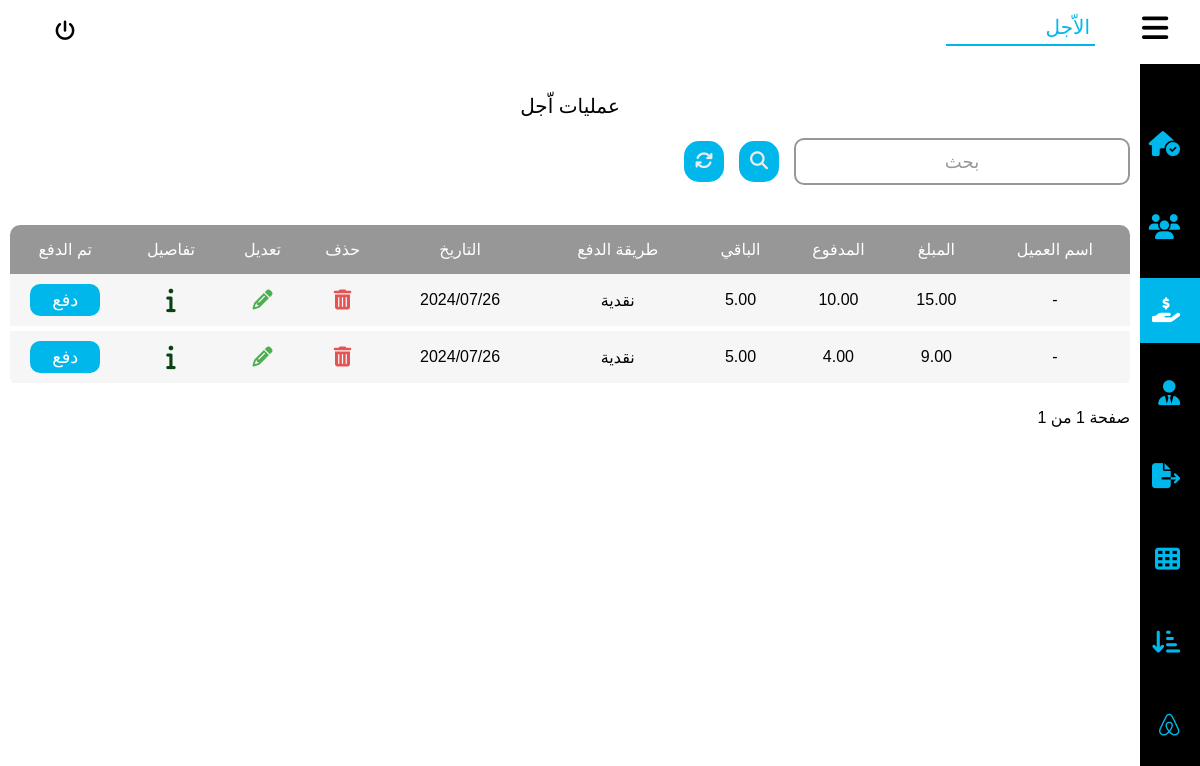
Page /tempsales on the committed database.
### user/models.py (models this page shows, shortened)
class Sale(models.Model):
    client = models.ForeignKey(Client, on_delete=models.CASCADE, null=True, blank=True)
    item = models.ForeignKey(Item, on_delete=models.CASCADE, null=True)
    client_name = models.CharField(max_length=100, blank=True, null=True)
    client_phone = models.CharField(max_length=100, blank=True, null=True)
    crash = models.CharField(max_length=100, blank=True, null=True)
    method = models.CharField(max_length=100, choices=(('محفظة', 'محفظة'), ('نقدية', 'نقدية')), default='نقدية')  # Use choices for 'method'
    date = models.DateTimeField(blank=True, null=True)
    sale_quantity = models.PositiveIntegerField(blank=True, null=True)
    sale_price = models.DecimalField(max_digits=10, decimal_places=2, blank=True, null=True)
    total = models.DecimalField(max_digits=10, decimal_places=2, blank=True, null=True)
    paid = models.DecimalField(max_digits=10, decimal_places=2, blank=True, null=True)
    remain = models.DecimalField(max_digits=10, decimal_places=2, blank=True, null=True)

class Client(models.Model):
    name = models.CharField(max_length=100,blank=True, null=True)
    phone = models.CharField(max_length=100, blank=True, null=True)
    opening_balance = models.DecimalField(max_digits=15, decimal_places=2, blank=True, null=True)
    notes = models.CharField(max_length=100, blank=True, null=True)

### user/views.py (the view)
# urls.py: path('tempsales',views.tempsales, name='tempsales' ),
def tempsales(request):
    pending = Sale.objects.filter(remain__gt=0).order_by("-date")
    page = request.GET.get('page')
    temp_list = paginate(pending, page, per_page=30)
    if 'search' in request.POST:
        search_input = request.POST.get('searchInput')
        temp_list = list(Sale.objects.filter(Q(client_name__icontains=search_input)))
    return render(request, 'tempsales.html', {'sales': temp_list})

### user/views.py (called while the page is built)
def paginate(queryset, page, per_page=20):
    paginator = Paginator(queryset, per_page)
    try:
        return paginator.page(page)
    except PageNotAnInteger:
        return paginator.page(1)
    except EmptyPage:
        return paginator.page(paginator.num_pages)

### templates/tempsales.html (shortened to what this page needs)
{% load static %}
<!DOCTYPE html>
<html lang="en">
<head>
    <link rel="stylesheet" href=" {% static "css/style.css" %} ">
    <link rel="stylesheet" href=" {% static "css/all.min.css" %} ">
    <link rel="stylesheet" href=" {% static "css/fontawesome.min.css" %} ">
</head>
<body>
    <header>
        <div class="main">
            <div class="minhead">
                <i class="fa-solid fa-bars" id="rightconexpend"></i>
            </div>
            <ul>
                <li class="selected"><a href="{% url "tempsales" %}">الاّجل</a></li>
            </ul>
        </div>
        <div class="username">
                <a href="{% url "logout" %}"><i class="fa-solid fa-power-off"></i></a>
        </div>
    </header>
    <div class="backcon">
        <div class="rightcon">
            <div class="minhead">
                <i class="fa-solid fa-bars" id="rightconexpend"></i>
            </div>
            <ul>
                <a href="{% url "home" %}">
                    <li>
                        <i class="fa-solid fa-house-circle-check"></i>
                    </li>
                </a>
                <a href= "{% url "sales" %}">
                    <li>
                        <i class="fa-solid fa-users"></i>
                    </li>
                </a>
                <a href="{% url "tempsales" %}">
                    <li class="activeli">
                        <i class="fa-solid fa-hand-holding-dollar"></i>
                    </li>
                </a>
                <a href="{% url "loses" %}">
                    <li>
                        <i class="fa-solid fa-user-tie"></i>
                    </li>
                </a>
                <a href="{% url "items" %}">
                    <li>
                        <i class="fa-solid fa-file-export"></i>
                    </li>
                </a>
                <a href="{% url "profits" %}">
                    <li>
                        <i class="fa-solid fa-table-cells"></i>
                    </li>
                </a>
                <a href="{% url "shorts" %}">
                    <li>
                        <i class="fa-solid fa-arrow-down-short-wide"></i>
                    </li>
                </a>
                <a href="{% url "daycome" %}">
                    <li>
                        <i class="fa-brands fa-airbnb"></i>
                    </li>
                </a>
            </ul>
        </div>
        <div class="leftcon">
            {% if sales %}
            <div class="status">
                <h2>عمليات اّجل</h2>
                <form method="post" action="" style="width: 100%;display: flex;align-items: center;justify-content: center;flex-direction: column;">
                    <div class="addsell">
                        <div class="wraper">
                            <div class="first">
                                <input  name="searchInput" value="{{request.POST.searchInput}}" type="text" id="search_bar" class="search_bar" required >
                                <span>بحث</span>
                            </div>
                        </div>
                        <button name="search" class="sellbtn" style="width: 40px;"><i class="fa-solid fa-magnifying-glass"></i></button>
                        <a href="{% url "tempsales" %}" class="sellbtn" style="width: 40px; text-align:center;"><i class="fa-solid fa-arrows-rotate"></i></a>
                    </div>
                </form>
                <div style="width: 100%; overflow: scroll;">
                    <table class="sellstable">
                        <thead>
                            <tr>
                                <th>اسم العميل</th>
                                <th>المبلغ</th>
                                <th>المدفوع</th>
                                <th>الباقي</th>
                                <th>طريقة الدفع</th>
                                <th>التاريخ</th>
                                <th>حذف</th>
                                <th>تعديل</th>
                                <th>تفاصيل</th>
                                <th>تم الدفع</th>
                            </tr>
                        </thead>
                        <tbody>
                            {% for sale in sales %}
                            <tr>
                                <td>{{sale.client.name}}</td>
                                <td>{{sale.total}}</td>
                                <td>{{sale.paid}}</td>
                                <td>{{sale.remain}}</td>
                                <td>{{sale.method}}</td>
                                <td>{{sale.date|date:"20y/m/d"}}</td>
                                <td><button class="sellsdel" id="sellsdel" metadata='
                                    <form method="post" action="{% url "saleDelete" sale.id %}" style="width: 100%;display: flex;align-items: center;justify-content: center;flex-direction: column;">
                                        {% csrf_token %}
                                        <div class="addsell" style="padding: 20px;flex-direction:column;">
                                            <h3 style="color:#3D4B64;">حذف عملية بيع</h3>
                                            <br>
                                            <i class="fa-regular fa-trash-can" style="color: #ff3333;font-size: 100px;"></i>
                                            <br>
                                        </div>
                                        <button name="saleDelete2" class="sellbtn">حذف</button>
                                    </form>
                                    '><i class="fa-solid fa-trash-can"></i></button></td>
                                    <td><button class="sellsup" id="sellsup" metadata='
                                        <form method="post" action="{% url "saleUpdate" sale.id %}" style="width: 100%;display: flex;align-items: center;justify-content: center;flex-direction: column;">
                                            {% csrf_token %}
                                            <h3 style="color:#3D4B64;">تعديل عملية بيع</h3>
                                            <div class="addsell" style="padding-top: 70px;">
                                                <div class="wraper" style="position: absolute;  left: 35%; top: 20%;z-index: 15;">
                                                    <div class="first">
                                                        <input value="{{sale.client.name}}" name="client_name" type="text" id="search_bar" class="search_bar" required >
                                                        <span>اسم العميل</span>
                                                    </div>
                                                    <div class="search_res" id="search_res">
                                                        <table id="suplliersull">
                                                            <th></th>
                                                            <tbody id="suplliersul">
                                                                <tr><td></td></tr>
                                                            </tbody>
                                                    </table>
                                                </div>
                                            </div>
                                            <div class="wraper" style="width: 20%;">
                                                <div class="second">
                                                    <input value="{{sale.paid}}" min="0" name="paid" type="number" id="search_bar" class="search_bar" required>
                                                    <span>المدفوع</span>
                                                </div>
                                            </div>
                                            <div class="wraper" style="width: 70%;margin:10px;">
                                                <div class="second">
                                                    <select name="method"  style="font-size:18px;" id="search_bar" class="search_bar">
                                                        <option style="font-size:18px;" value="{{sale.method}}">{{sale.method}}</option>
                                                        <option style="font-size:18px;" value="نقدية">نقدية</option>
                                                        <option style="font-size:18px;" value="محفظة">محفظة</option>
                                                    </select>
                                                    <span>طريقة الدفع</span>
                                                </div>
                                            </div>
                                        </div>
                                        <button name="saleUpdate2" class="sellbtn">تعديل</button>
                                    </form>
                                    '><i class="fa-solid fa-pencil"></i></button></td>
                                    <td><button class="sellinfo" id="sellsup" metadata='
                                        <h3 style="color:#3D4B64;">تفاصيل البيع</h3>
                                        <div class="addsell">
                                            <ul>
                                                <li>اسم المنتج : <span>{{sale.item.name}}</span></li>
                                                <li>النوع : <span>{{sale.item.kind.name}}</span></li>
                                                <li>الماركة : <span>{{sale.prand}}</span></li>
                                                <li>سعر البيع : <span>{{sale.sale_price}}</span></li>
                                                <li> الكمية المباعة : <span>{{sale.sale_quantity}}</span></li>
                                                <li> اجمالي التكلفة : <span>{{sale.total}}</span></li>
                                            </ul>
                                        </div>'><i class="fa-solid fa-info"></i></button></td>
                                        <td><form method="post" action="{% url "salepaid" sale.id %}" style="width: 100%;display: flex;align-items: center;justify-content: center;flex-direction: column;">
                                            <button name="paidDone" type="submit" class="sellprod">دفع</button>
                                        </form></button></td>
                                    </tr>
                                    {% endfor %}
                            </tbody>
                        </table>
                    </div>
                    <div class="btnnav">
                        <div>
                            <p>صفحة {{ sales.number }} من {{ sales.paginator.num_pages }}</p>
                    </div>
                </div>
            </div>
            {% else %}
            <h2 style="width: 100%;text-align: center;margin-top: 10%;">لا يوجد اّجل</h2>
            {% endif %}
        </div>
    </div>
</body>
</html>

### rows in the picture
Sale: client.name "-", total "15.00", paid "10.00", remain "5.00", method "نقدية", date "2024/07/26"
Sale: client.name "-", total "9.00", paid "4.00", remain "5.00", method "نقدية", date "2024/07/26"

### other values in the picture
{{ sales.paginator.num_pages }} "1"
